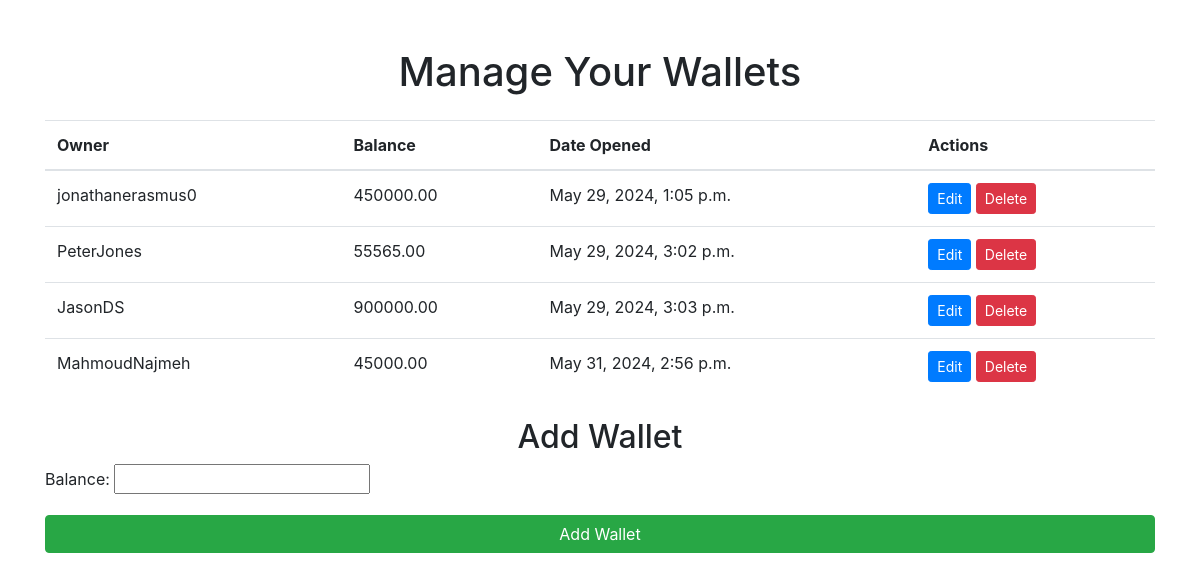
The app's page /wallet/ with its own data.
### API/models.py (models this page shows)
class Wallet(models.Model):
    owner = models.OneToOneField(settings.AUTH_USER_MODEL, on_delete=models.CASCADE)
    balance = models.DecimalField(max_digits=10, decimal_places=2)
    date_opened = models.DateTimeField(auto_now_add=True)
    date_closed = models.DateTimeField(null=True, blank=True)
    is_closed = models.BooleanField(default=False)

class CustomUser(AbstractUser):
    USER_TYPES = (
        ('admin', 'AdminUser'),
        ('paid', 'PaidUser'),
        ('free', 'FreeUser'),
        ('accountant', 'Accountant'),
    )
    user_type = models.CharField(max_length=20, choices=USER_TYPES, default='free')

### API/views.py (the view)
# urls.py: path('wallet/', wallet_view, name='wallet'),
def wallet_view(request):
    wallets = Wallet.objects.all()
    if request.method == 'POST':
        form = WalletForm(request.POST)
        if form.is_valid():
            wallet = form.save(commit=False)
            wallet.owner = request.user
            wallet.save()
            return redirect('wallet')
    else:
        form = WalletForm()
    return render(request, 'wallet.html', {'wallets': wallets, 'form': form})

### API/forms.py
class WalletForm(forms.ModelForm):
    class Meta:
        model = Wallet
        fields = ['balance']

### API/templates/wallet.html (shortened to what this page needs)
<!DOCTYPE html>
<html lang="en">
<head>
    <link href="https://maxcdn.bootstrapcdn.com/bootstrap/4.5.2/css/bootstrap.min.css" rel="stylesheet">
</head>
<body>
    <div class="container mt-5">
        <h1 class="text-center">Manage Your Wallets</h1>
        <table class="table mt-4">
            <thead>
                <tr>
                    <th>Owner</th>
                    <th>Balance</th>
                    <th>Date Opened</th>
                    <th>Actions</th>
                </tr>
            </thead>
            <tbody>
                {% for wallet in wallets %}
                    <tr>
                        <td>{{ wallet.owner.username }}</td>
                        <td>{{ wallet.balance }}</td>
                        <td>{{ wallet.date_opened }}</td>
                        <td>
                            <a href="{% url 'wallet_edit' wallet.id %}" class="btn btn-primary btn-sm">Edit</a>
                            <a href="{% url 'wallet_delete' wallet.id %}" class="btn btn-danger btn-sm">Delete</a>
                        </td>
                    </tr>
                {% endfor %}
            </tbody>
        </table>
        <h2 class="text-center mt-4">Add Wallet</h2>
        <form method="post">
            {{ form.as_p }}
            <button type="submit" class="btn btn-success btn-block">Add Wallet</button>
        </form>
    </div>
</body>
</html>

### records on screen
Wallet: owner.username "jonathanerasmus0", balance "450000.00", date_opened "May 29, 2024, 1:05 p.m."
Wallet: owner.username "PeterJones", balance "55565.00", date_opened "May 29, 2024, 3:02 p.m."
Wallet: owner.username "JasonDS", balance "900000.00", date_opened "May 29, 2024, 3:03 p.m."
Wallet: owner.username "MahmoudNajmeh", balance "45000.00", date_opened "May 31, 2024, 2:56 p.m."
